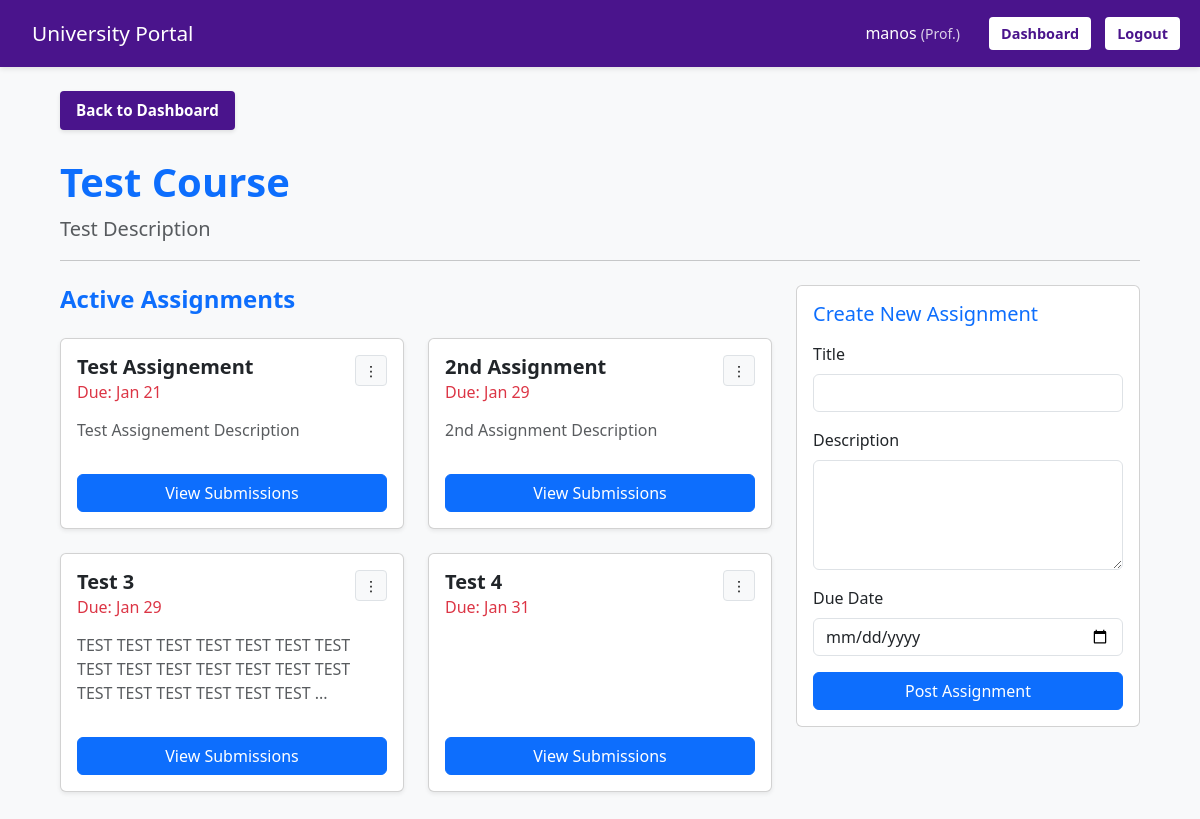
Page /utilities/assignment.php?course_id=7 (signed in) on the committed database.
### tables this page shows
CREATE TABLE `courses` (
  `id` int(6) UNSIGNED NOT NULL,
  `title` varchar(100) NOT NULL,
  `description` text DEFAULT NULL,
  `professor_id` int(6) UNSIGNED DEFAULT NULL,
  `created_at` timestamp NOT NULL DEFAULT current_timestamp()
);

CREATE TABLE `assignments` (
  `id` int(6) UNSIGNED NOT NULL,
  `course_id` int(6) UNSIGNED DEFAULT NULL,
  `title` varchar(100) NOT NULL,
  `description` text DEFAULT NULL,
  `due_date` date DEFAULT NULL
);

### functions/check_generic.php (called while the page is built, shortened)
<?php
function e($string) {
    return htmlspecialchars($string, ENT_QUOTES | ENT_SUBSTITUTE, 'UTF-8');
}
?>

### functions/functions.php (called while the page is built, shortened)
<?php
function getCourseAssignments($conn, $course_id) {
    $stmt = $conn->prepare("SELECT * FROM assignments WHERE course_id = ? ORDER BY due_date ASC");
    $stmt->bind_param("i", $course_id);
    $stmt->execute();
    return $stmt->get_result();
}
?>

### utilities/assignment.php (the view, shortened to what this page needs)
<?php
require_once '../functions/check_generic.php';
require_once '../functions/functions.php';
require_once '../database/db_connect.php';
$course_id = intval($_GET['course_id']);
$role      = $_SESSION['role'];
$stmt = $conn->prepare("SELECT * FROM courses WHERE id = ?");
$stmt->bind_param("i", $course_id);
$stmt->execute();
$course = $stmt->get_result()->fetch_assoc();
?>
<!DOCTYPE html>
<html lang="el">
<head>
    <link href="https://cdn.jsdelivr.net/npm/bootstrap@5.3.0/dist/css/bootstrap.min.css" rel="stylesheet">
    <link rel="stylesheet" href="../style.css?v=50">
</head>
<body>
<header>
    <h1><a href="../index.php" class="home-link" style="color: white; text-decoration: none;">University Portal</a></h1>
    <div class="nav-links">
        <span style="color: white; font-weight: 500; margin-right: 15px;">
            <?php echo e($_SESSION['username']); ?> <small style="opacity: 0.8;">(<?php echo ($_SESSION['role'] === 'P' ? 'Prof.' : 'Student'); ?>)</small>
        </span>
        <a href="dashboard.php">Dashboard</a>
        <a href="../sign-in-out-up/logout.php">Logout</a>
    </div>
</header>
<div class="container pb-5 my-4">
    <div class="mb-4">
        <a href="dashboard.php" class="btn-back">Back to Dashboard</a>
        <h1 class="fw-bold text-primary mt-2"><?php echo e($course['title']); ?></h1>
        <p class="text-muted lead"><?php echo e($course['description']); ?></p>
        <hr>
    </div>
    <div class="row g-3 g-lg-4">
        <div class="<?php echo ($role === 'P') ? 'col-lg-8' : 'col-lg-12'; ?>">
            <div class="d-flex justify-content-between align-items-center mb-4">
                <h4 class="text-primary fw-bold mb-0">Active Assignments</h4>
            </div>
            <div class="row">
            <?php
            $assigns_result = getCourseAssignments($conn, $course_id);
            if ($assigns_result->num_rows > 0):
                while($row = $assigns_result->fetch_assoc()):
            ?>
            <div class="col-md-6 mb-4">
                <div class="card h-100 shadow-sm">
                    <div class="card-body d-flex flex-column">
                        <div class="d-flex justify-content-between align-items-start mb-3">
                            <div>
                                <h5 class="card-title fw-bold"><?php echo e($row['title']); ?></h5>
                                <h6 class="card-subtitle text-danger">
                                    Due: <?php echo date("M j", strtotime($row['due_date'])); ?>
                                </h6>
                            </div>
                            <?php if($role === 'P'): ?>
                            <div class="dropdown">
                                <button class="btn btn-sm btn-light border" type="button" data-bs-toggle="dropdown">
                                    ⋮
                                </button>
                            </div>
                            <?php endif; ?>
                        </div>
                        <p class="card-text text-muted flex-grow-1">
                            <?php
                                $desc = e($row['description']);
                                if (strlen($desc) > 100) {
                                    echo substr($desc, 0, 100) . "...";
                                } else {
                                    echo $desc;
                                }
                            ?>
                        </p>
                        <a href="submission.php?assign_id=<?php echo $row['id']; ?>" class="btn btn-primary mt-3 w-100">
                            <?php echo ($role === 'S') ? 'View / Submit' : 'View Submissions'; ?>
                        </a>
                    </div>
                </div>
            </div>
            <?php endwhile; else: ?>
                <div class="col-12"><div class="alert alert-secondary text-center">No active assignments at the moment.</div></div>
            <?php endif; ?>
            </div>
        </div>
        <?php if($role === 'P'): ?>
        <div class="col-lg-4" id="createAssignForm">
            <div class="card sticky-top" style="top: 20px;">
                <div class="card-body">
                    <h5 class="card-title text-primary mb-3">Create New Assignment</h5>
                    <form method="POST">
                        <div class="mb-3"><label class="form-label">Title</label><input type="text" name="title" class="form-control" required></div>
                        <div class="mb-3"><label class="form-label">Description</label><textarea name="description" class="form-control" rows="4"></textarea></div>
                        <div class="mb-3"><label class="form-label">Due Date</label><input type="date" name="due_date" class="form-control" required></div>
                        <button type="submit" class="btn btn-primary w-100">Post Assignment</button>
                    </form>
                </div>
            </div>
        </div>
        <?php endif; ?>
    </div>
</div>
</body>
</html>

### style.css (style rules this page uses)
:root { --primary-color: #4a148c; --primary-hover: #38006b; --bg-color: #f8f9fa; --text-color: #333; --border-color: #dee2e6; }
* { box-sizing: border-box; }
body { font-family: 'Segoe UI', Tahoma, Geneva, Verdana, sans-serif; background-color: var(--bg-color); margin: 0; padding: 0; color: var(--text-color); min-height: 100vh; display: flex; flex-direction: column; }
a { text-decoration: none; color: inherit; }
header { background-color: var(--primary-color); color: white; padding: 15px 20px; display: flex; justify-content: space-between; align-items: center; box-shadow: 0 2px 5px rgba(0,0,0,0.1); }
header h1 { margin: 0; font-size: 1.3rem; }
header h1 a { color: white; }
.home-link { padding: 6px 12px; border-radius: 6px; transition: all 0.3s ease; display: inline-block; }
.nav-links a { color: var(--primary-color); background: #ffffff; padding: 6px 12px; border-radius: 4px; margin-left: 10px; font-weight: bold; font-size: 0.9rem; display: inline-block; }
.nav-links span { color: white; margin-right: 10px; }
.container { flex-grow: 1; width: 92%; max-width: 1200px; margin: 20px auto; padding-bottom: 40px; }
.btn-back { color: #ffffff; background-color: var(--primary-color); border: none; padding: 8px 16px; border-radius: 4px; font-size: 0.95rem; font-weight: 600; display: inline-block; margin-bottom: 20px; transition: all 0.2s; text-decoration: none; box-shadow: 0 2px 4px rgba(0,0,0,0.1); }

### rows in the picture
courses: title "Test Course", description "Test Description"
assignments: title "Test Assignement", due_date "Jan 21", description "Test Assignement Description"
assignments: title "2nd Assignment", due_date "Jan 29", description "2nd Assignment Description"
assignments: title "Test 3", due_date "Jan 29", description "TEST TEST TEST TEST TEST TEST TEST TEST TEST TEST TEST TEST TEST TEST TEST TEST TEST TEST TEST TEST"
assignments: title "Test 4", due_date "Jan 31"

### other values in the picture
$_SESSION['username'] "manos"
